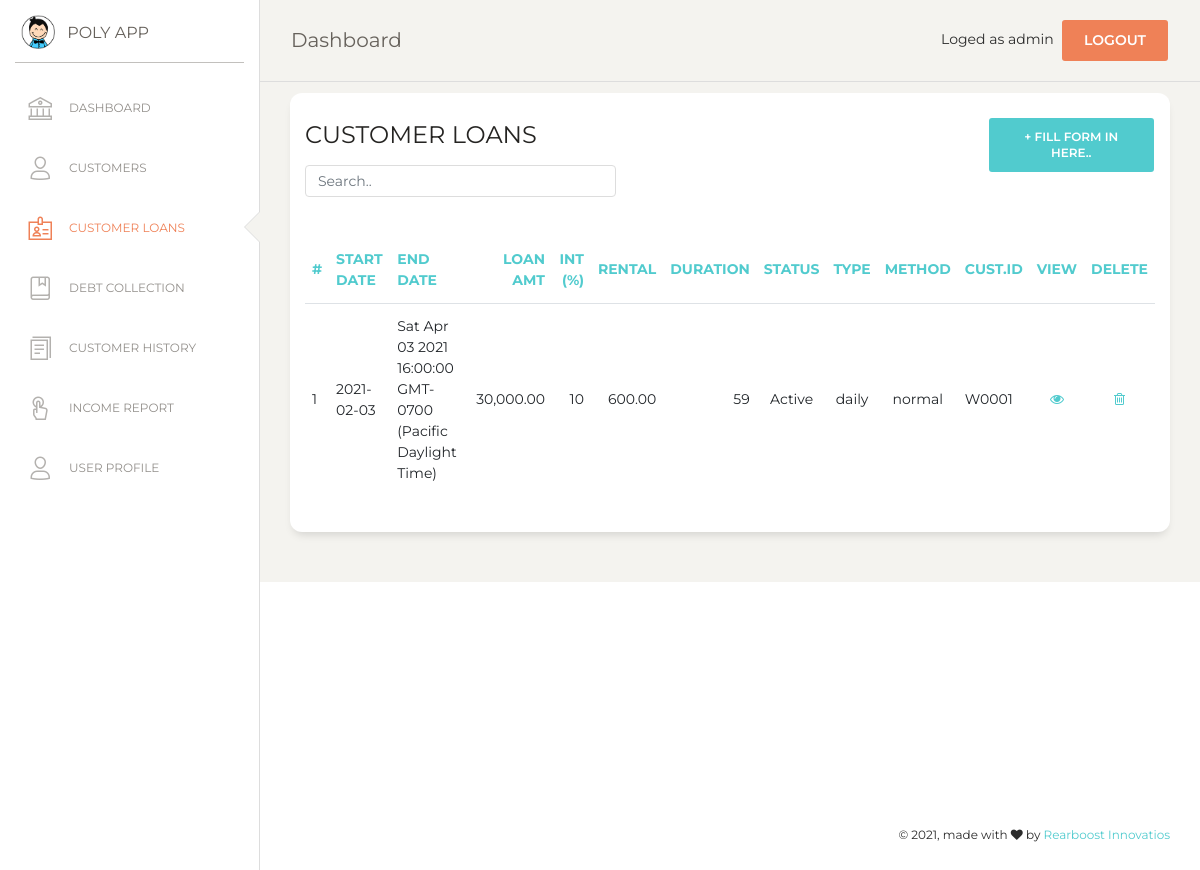
/customer_loan.php (signed in), run on an earlier commit of the app's database.
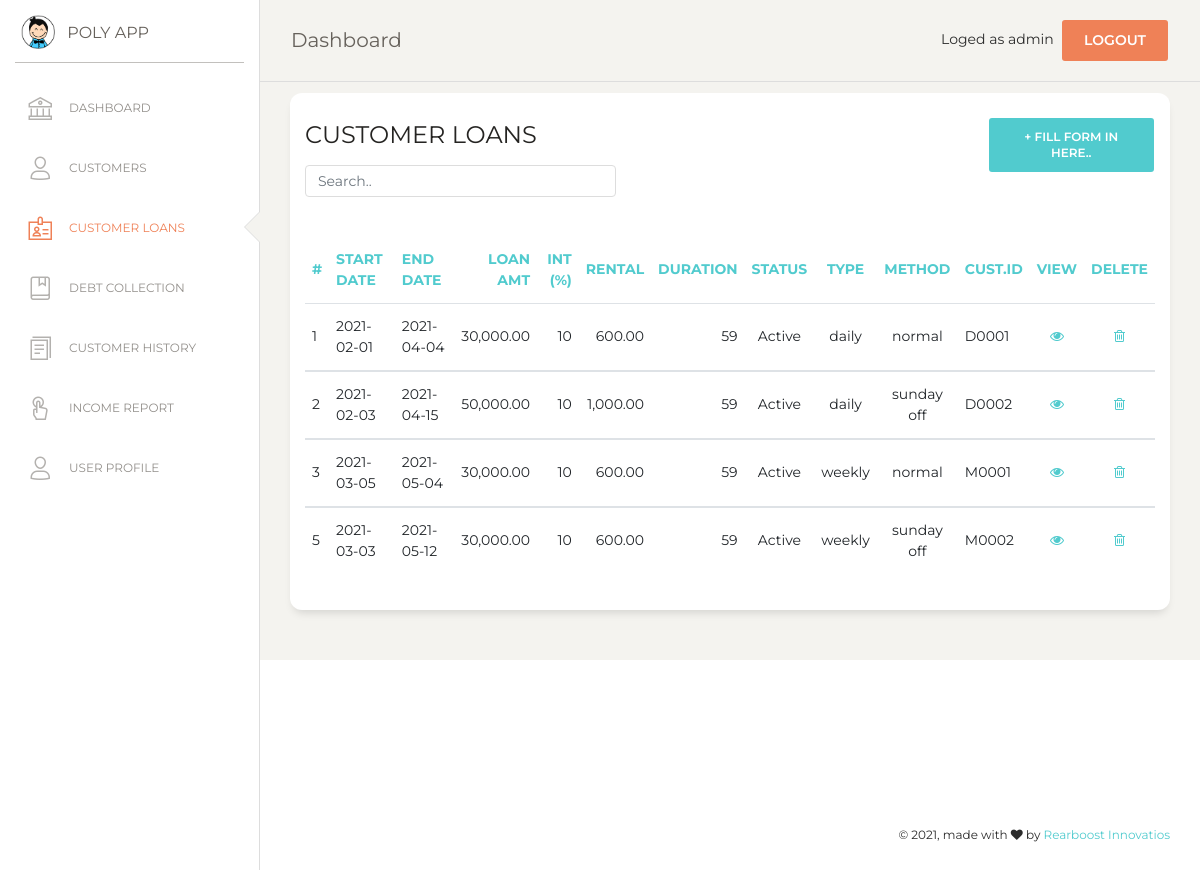
And on a later commit of the database.
### tables this page shows
CREATE TABLE `loan` (
  `loan_no` int(7) NOT NULL,
  `l_date` date NOT NULL,
  `amount` double(10,2) NOT NULL,
  `interest` int(5) NOT NULL,
  `no_installements` int(11) NOT NULL,
  `rental` double(10,2) NOT NULL,
  `duration` int(11) NOT NULL,
  `end_date` text NOT NULL,
  `cust_id` varchar(10) NOT NULL,
  `l_status` tinyint(4) NOT NULL,
  `l_type` varchar(10) NOT NULL,
  `l_method` varchar(10) NOT NULL
);

### customer_loan.php (the view, shortened to what this page needs)
<?php
if (!isset($_SESSION['loged_user'])) {
    header('location: login.php');
}else {
$con = mysqli_connect(DB_HOSTNAME,DB_USERNAME,DB_PASSWORD);
mysqli_select_db($con,DB_NAME);
?>
<!DOCTYPE html>
<html lang="en">
<head>
  <link href="https://maxcdn.bootstrapcdn.com/font-awesome/latest/css/font-awesome.min.css" rel="stylesheet">
  <link href="assets/css/bootstrap.min.css" rel="stylesheet" />
  <link href="assets/css/paper-dashboard.css?v=2.0.1" rel="stylesheet" />
  <link href="assets/demo/demo.css" rel="stylesheet" />
</head>
<body class="">
  <div class="wrapper ">
    <?php include('include/sidebar.php');  ?>
    <div class="main-panel">
      <?php include('include/nav.php');  ?>
      <div class="content">
      <div class="row">
          <div class="col-md-12">
            <div class="card">
              <div class="row">
              <div class="col-md-9">
              <div class="card-header">
                <h4 class="card-title"> CUSTOMER LOANS</h4>
                <input class="form-control myInput" id="myInput" type="text" placeholder="Search..">
              </div>
              </div>
              <div class="col-md-3">
                 <div class="card-header">
                    <button type="button" class="btn btn-primary add-btn" data-toggle="modal" data-target="#Form1">+ Fill Form in here..
                    </button>
                 </div>
              </div>
              </div>
              <div class="card-body">
              </div>
              <div class="card-body">
                <div class="table-responsive">
                  <table class="table" id="myTable">
                    <thead class="text-primary">
                      <th>                      #           </th>
                      <th>                      Start Date  </th>
                      <th>                      End Date    </th>
                      <th class="text-right">   Loan Amt    </th>
                      <th class="text-right">   Int (%)     </th>
                      <th class="text-right">   Rental      </th>
                      <th class="text-right">   Duration    </th>
                      <th class="text-center">  Status      </th>
                      <th class="text-center">  Type        </th>
                      <th class="text-center">  Method      </th>
                      <th>                      cust.ID     </th>
                      <th class="text-center">  View 				</th>
                      <th class="text-center">  Delete 			</th>
                    </thead>
                    <tbody>
                      <?php
                      $sql=mysqli_query($con,"SELECT * FROM loan");
                      $numRows = mysqli_num_rows($sql);
                      if($numRows > 0) {
                        while($row = mysqli_fetch_assoc($sql)) {
                        $l_status = $row['l_status'];
                        if($l_status==1){
                          $view_satus = "Active";
                        }else{
                          $view_satus = "Closed";
                        }
                          ?>
                    <tr>
                      <td>                   <?php echo $row['loan_no']?>  </td>
                      <td>                   <?php echo $row['l_date']?>   </td>
                      <td>                   <?php echo $row['end_date']?>   </td>
                      <td class="text-right"><?php echo number_format($row['amount'],2)?>  </td>
                      <td class="text-right"><?php echo $row['interest']?> </td>
                      <td class="text-right"><?php echo number_format($row['rental'],2)?> </td>
                      <td class="text-right"><?php echo $row['duration']?> </td>
                      <td class="text-center"><?php echo $view_satus; ?> </td>
                      <td class="text-center"><?php echo $row['l_type'] ?> </td>
                      <td class="text-center"><?php echo $row['l_method'] ?> </td>
                      <td>                    <?php echo $row['cust_id'] ?>  </td>
                      <td class="text-center">
                        <a href="#" onclick="editView(<?php echo $row['loan_no']; ?>)" name="edit">
                        <i class="fa fa-eye" aria-hidden="true"></i></a>
                      </td>
                      <td class="text-center">
                        <a href="#" onclick="confirmation('event','<?php echo $row['loan_no']; ?>')"  name="delete">
                        <i class="fa fa-trash-o" aria-hidden="true"></i></a>
                      </td>
                    </tr>
                    </tbody>
                           <?php
                        }
                      }
                    ?>
                    </table>
                </div>
              </div>
              </div>
            </div>
          </div>
          </div>
        </div>
        </div>
       <?php include('include/footer.php');  ?>
</body>
</html>
<?php
}
?>

What changed in the data, as far as the page shows it:
changed loan id 1: l_date "2021-02-03" → "2021-02-01"; end_date "Sat Apr 03 2021 16:00:00 GMT-0700 (Pacific Daylight Time)" → "2021-04-04"; cust "W0001" → "D0001"
added loan: loan_no "2", l_date "2021-02-03", end_date "2021-04-15", amount "50,000.00", interest "10", rental "1,000.00", duration "59", l_status "Active", l_type "daily", l_method "sunday off", cust "D0002"
added loan: loan_no "3", l_date "2021-03-05", end_date "2021-05-04", amount "30,000.00", interest "10", rental "600.00", duration "59", l_status "Active", l_type "weekly", l_method "normal", cust "M0001"
added loan: loan_no "5", l_date "2021-03-03", end_date "2021-05-12", amount "30,000.00", interest "10", rental "600.00", duration "59", l_status "Active", l_type "weekly", l_method "sunday off", cust "M0002"
